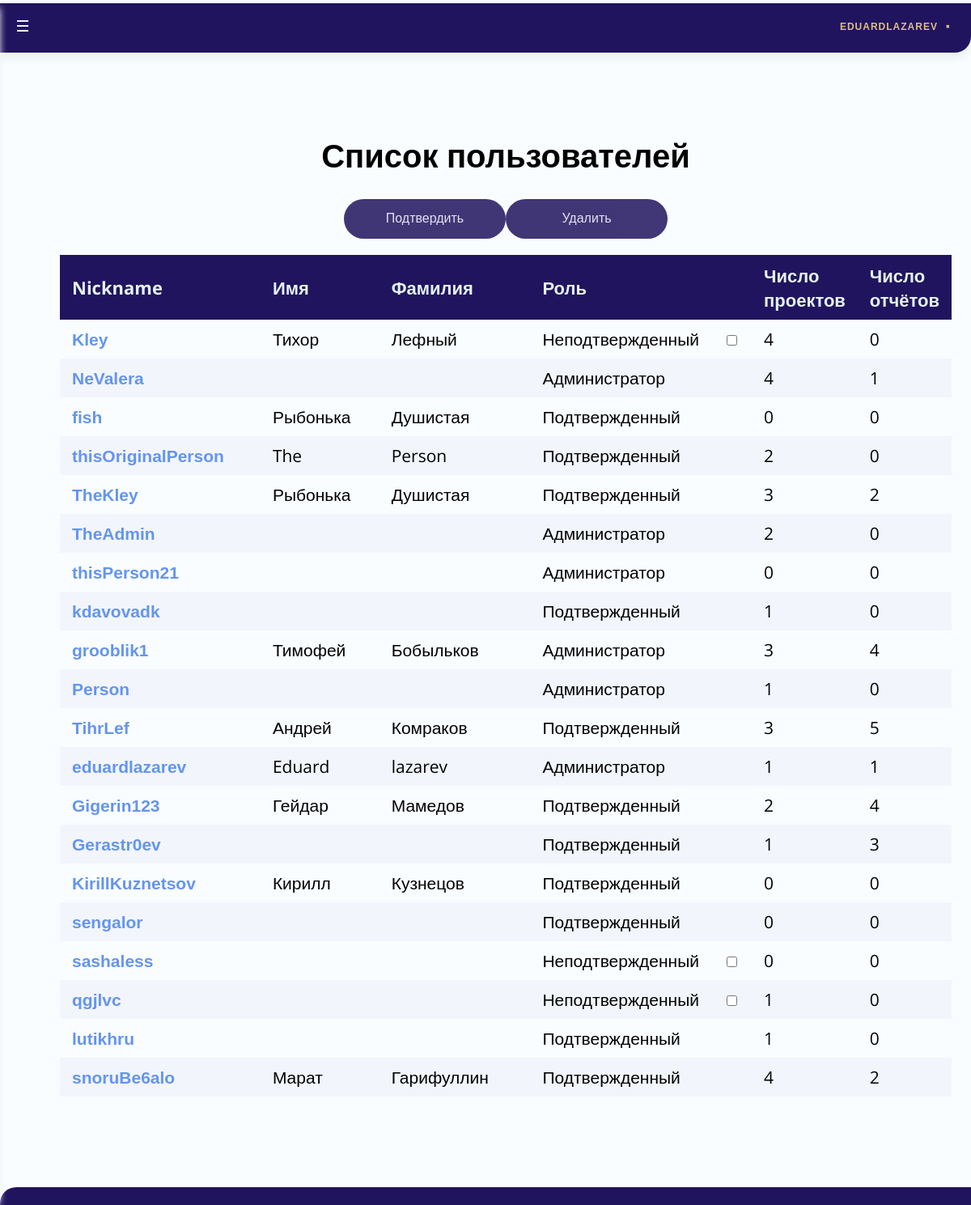
The page /TeleBot/users/ (signed in) on the database as committed earlier.
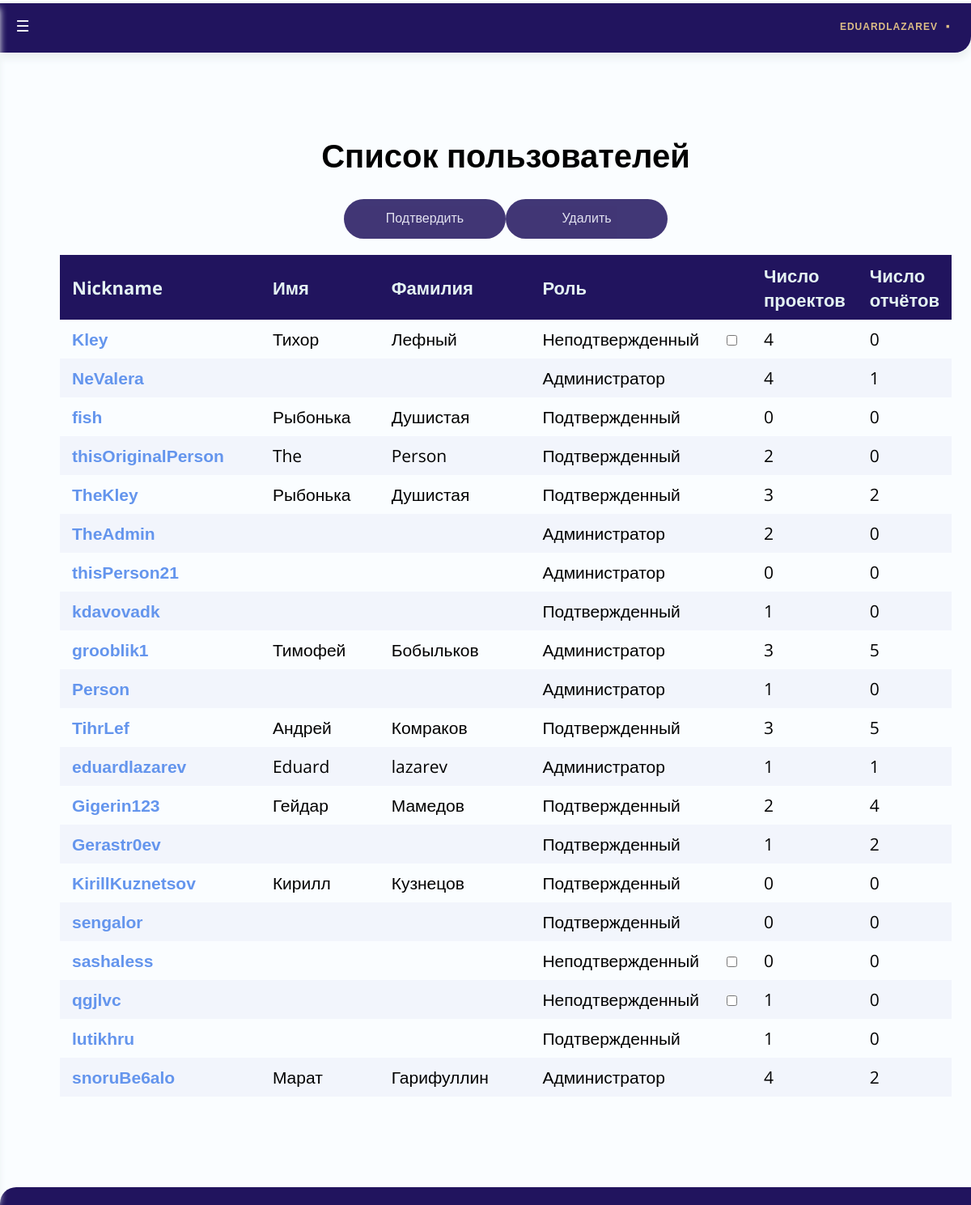
The same page on the database as committed later.
### Users/models.py (models this page shows, shortened)
class User(AbstractUser):
	personal_token = models.UUIDField(default=uuid.uuid4, help_text="Unique ID for this particular book across whole library")
	telegram_id = models.BigIntegerField(primary_key=True, unique=True)
	def get_absolute_url(self):
		return reverse('user-detail', args=[str(self.telegram_id)])
	@property
	def get_role(self):
		if self.is_staff:
			return "Администратор"
		else:
			if self.is_active:
				return "Подтвержденный"
			else:
				return "Неподтвержденный"

### TeleBot/views.py (the view, shortened to what this page needs)
@staff_member_required
def user_list(request):
	user_list = User.objects.all
	return render(request, 'Users/user_list.html', {"user_list" : user_list})

### TeleBot/templates/Users/user_list.html (shortened to what this page needs)
{% extends "base_generic.html" %}
{% block head %}
{% load static %}
{% endblock %}
{% block content %}
	<br>
	<h1 align = center>Список пользователей</h1>
    {% if user_list %}
	<form method="post">
	<p align = center><input class="button" type="submit" name="action" value= "Подтвердить" id = 'cat1'/><input class="button" type="submit" name="action" value= "Удалить" id = 'cat2'/></p>
	<table align = center width = 85%  id="myTable" class="table">
    <thead>
		<tr>
			<th width = 25% onclick="sortTable(0)"  align=left>Nickname</th>
			<th width = 15% onclick="sortTable(1)"  align=left>Имя</th>
			<th width = 20% onclick="sortTable(2)">Фамилия</th>
			<th width = 15% onclick="sortTable(3)">Роль</th>
			<th width = 2% onclick="sortTable(4)"></th>
			<th width = 10% onclick="sortTable(5)">Число<br>проектов</th>
			<th width = 10% onclick="sortTable(6)">Число<br>отчётов</th>
		</tr>
    </thead>
    <tbody>
      {% for us in user_list %}
      <tr>
        <td><a class="mya" href="{{ us.get_absolute_url }}">{{ us.username }}</a></td>
		<td>				{{us.first_name}}</a></td>
		<td align=center>	{{us.last_name}}</td>
		<td align=center>	{{us.get_role}}</td>
		<td align=center>
			{% if not us.is_active %}
  				<input class="form-check-input" type="checkbox" value={{us.telegram_id}} name="boxes" id = 'sb'/>
  			{% endif %}
		</td>
		<td align=center>	{{us.project_set.all.count}}</td>
		<td align=center>	{{us.report_set.all.count}}</td>
      </tr>
      {% endfor %}
      </tbody>
	</table>
	<br><br>
	</form>
    {% else %}
      <p>Которых пока нет... Стоп, а кто тогда вы?</p>
    {% endif %}
{% endblock %}

Rows that differ between the two databases and show on the page:
computed for User "grooblik1": report_set.all.count "4" → "5"
computed for User "Gerastr0ev": report_set.all.count "3" → "2"
changed User "snoruBe6alo": get_role "Подтвержденный" → "Администратор"
